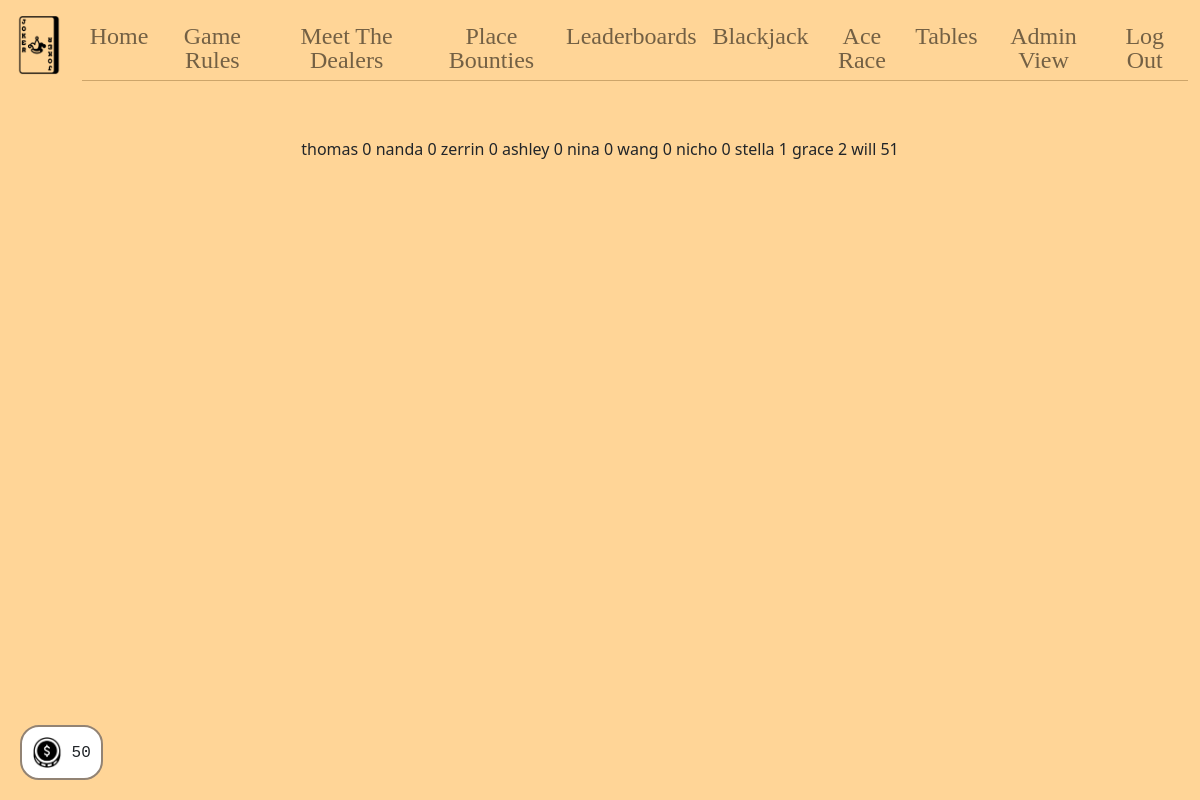
The app's page /leaderboard (signed in), older data.
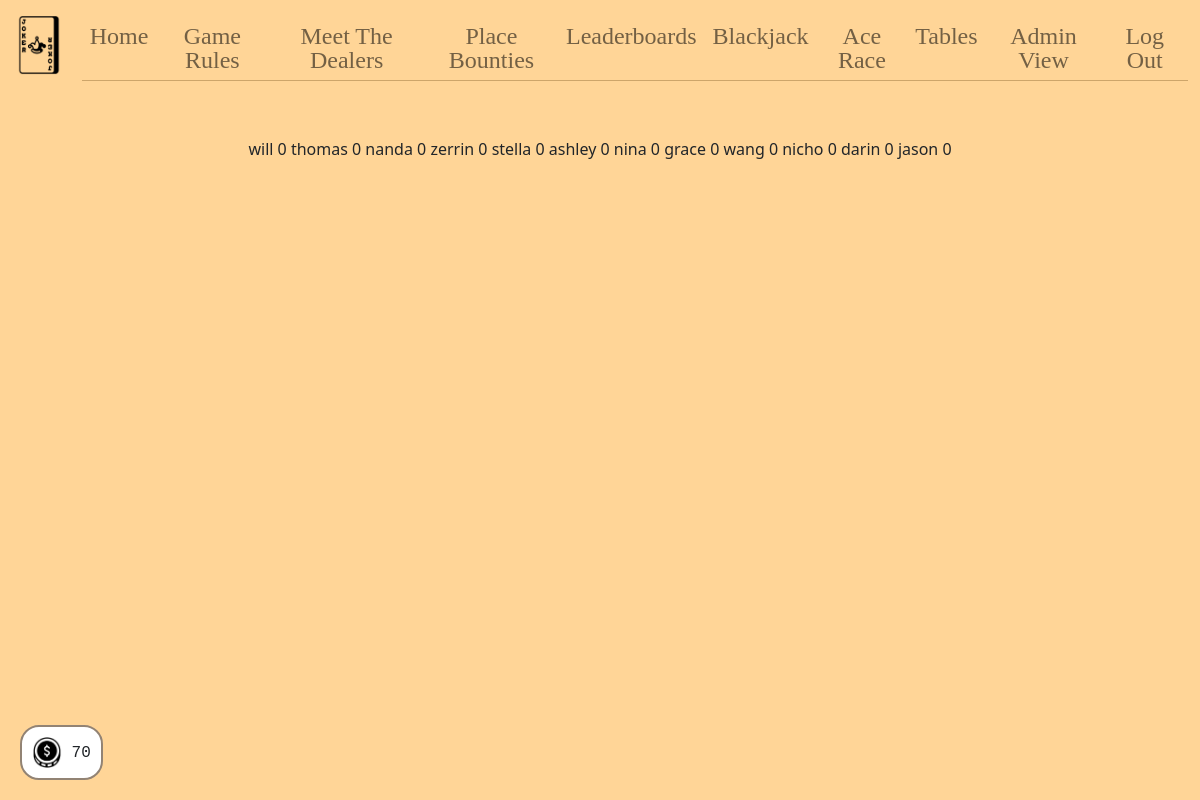
The same page, newer data.
### tables this page shows
CREATE TABLE users (
  id INTEGER PRIMARY KEY AUTOINCREMENT,
  name TEXT NOT NULL,
  hash TEXT NOT NULL,
  email TEXT,
  hp INTEGER DEFAULT 100 NOT NULL,
  bounty INTEGER DEFAULT 0 NOT NULL,
  lucky INTEGER DEFAULT 0 NOT NULL,
  playing INTEGER DEFAULT 0 NOT NULL,
  dealing INTEGER DEFAULT 0 NOT NULL,
  permission INTEGER DEFAULT 0 NOT NULL,
  poker INTEGER DEFAULT 0 NOT NULL,
  tableid INTEGER DEFAULT 0 NOT NULL
);

### app.py (the view)
@app.route("/leaderboard")
@login_required
def leaderboard():
    players = db.execute("SELECT * FROM users ORDER BY bounty ")
    return render_template("leaderboard.html", players=players)

### app.py (called while the page is built)
@app.after_request
def after_request(response):
    response.headers["Cache-Control"] = "no-cache, no-store, must-revalidate"
    response.headers["Expires"] = 0
    response.headers["Pragma"] = "no-cache"
    return response

### helpers.py (called while the page is built)
def login_required(f):
    @wraps(f)
    def decorated_function(*args, **kwargs):
        if session.get("user_id") is None:
            return redirect("/login")
        return f(*args, **kwargs)
    return decorated_function

### templates/leaderboard.html (shortened to what this page needs)
{% extends "layout.html" %}
{% block main %}
    {% for player in players %}
    <tr class="">
        <td class="text-start">{{ player["name"] }}</td>
        <td class="text-end"> {{ player["bounty"] }} </td>
    </tr>
    {% endfor %}
{% endblock %}
{% block footer %}
    <div id="value-container"><img class="img-fluid money" src="/static/money.png"> {{ session["hp"] }} </div>
{% endblock %}

Row changes from the older to the newer data that the page shows:
changed users "will": bounty "51" → "0"; moves up the list
changed users "stella": bounty "1" → "0"; moves up the list
changed users "grace": bounty "2" → "0"; moves up the list
added users: name "darin", bounty "0"
added users: name "jason", bounty "0"
Text that changed along with them:
{{ session["hp"] }}: "50" → "70"
